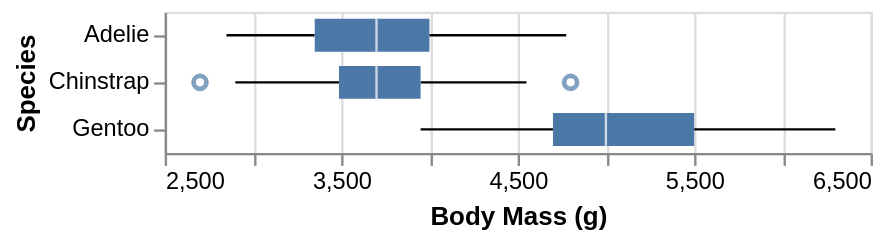

Specify this chart in Vega-Lite:
### Vega-Lite specification from a JSON file in a GitHub repository (floating-point values rounded to 4 significant figures; data arrays with more than 128 entries replaced by an {"elided": "..."} marker saying what was removed)
{"$schema": "https://vega.github.io/schema/vega-lite/v4.json", "description": "A horizontal box plot showing median and lower and upper quartiles of the distribution of body mass of penguins. The tooltip shows the mean mass.", "data": {"values": {"elided": "344 records"}}, "mark": "boxplot", "encoding": {"y": {"field": "Species", "type": "nominal"}, "x": {"field": "Body Mass (g)", "type": "quantitative", "scale": {"zero": false}}, "tooltip": {"field": "Body Mass (g)", "aggregate": "mean"}}}
